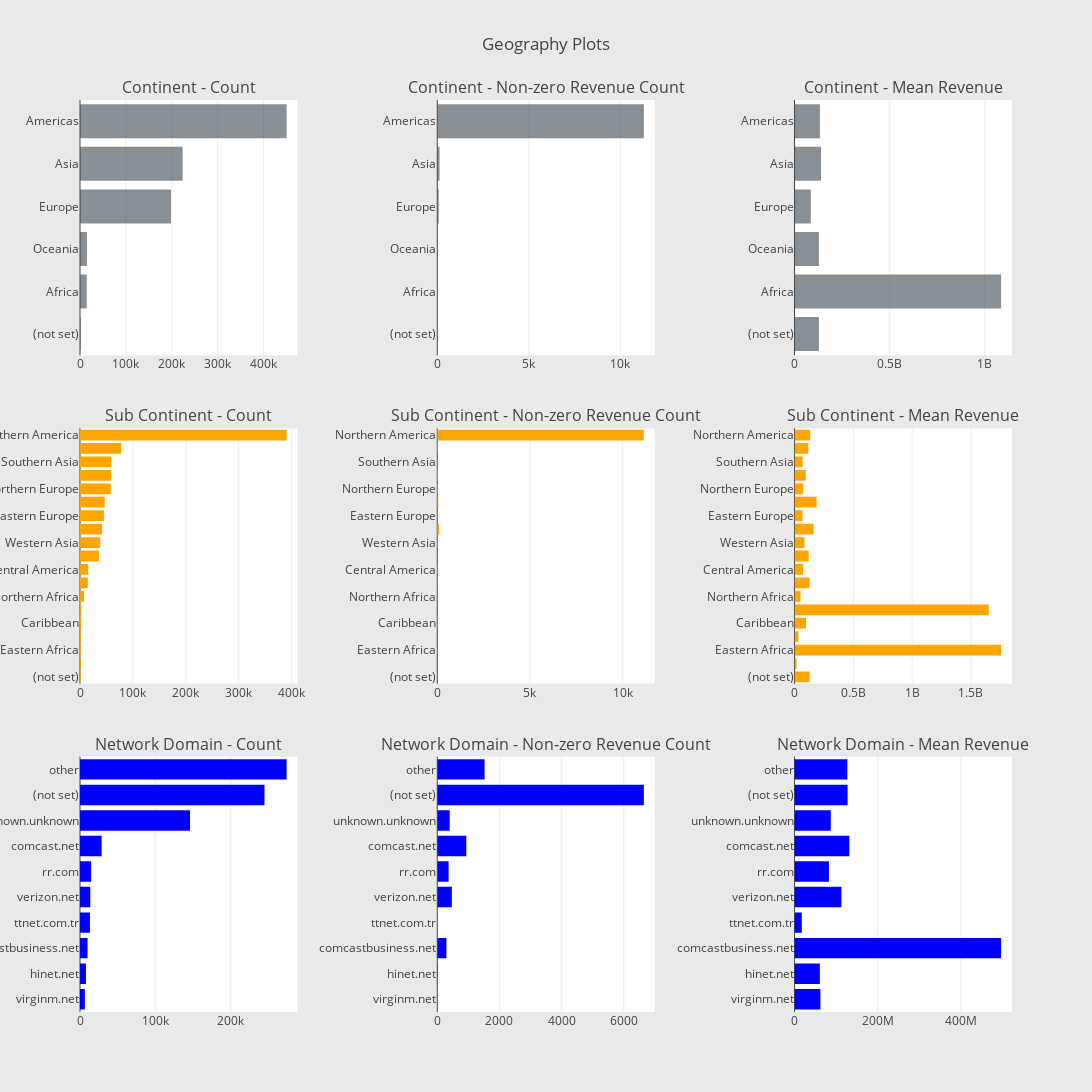

Notebook cell for this chart:
### Code cell
# Continent
cnt_srs = train_data.groupby('geoNetwork.continent')['totals.transactionRevenue'].agg(['size', 'count', 'mean'])
cnt_srs.columns = ["count", "count of non-zero revenue", "mean"]
cnt_srs = cnt_srs.sort_values(by="count", ascending=False)
trace1 = horizontal_bar_chart(cnt_srs["count"].head(10), 'rgba(58, 71, 80, 0.6)')
trace2 = horizontal_bar_chart(cnt_srs["count of non-zero revenue"].head(10), 'rgba(58, 71, 80, 0.6)')
trace3 = horizontal_bar_chart(cnt_srs["mean"].head(10), 'rgba(58, 71, 80, 0.6)')

# Sub-continent
cnt_srs = train_data.groupby('geoNetwork.subContinent')['totals.transactionRevenue'].agg(['size', 'count', 'mean'])
cnt_srs.columns = ["count", "count of non-zero revenue", "mean"]
cnt_srs = cnt_srs.sort_values(by="count", ascending=False)
trace4 = horizontal_bar_chart(cnt_srs["count"], 'orange')
trace5 = horizontal_bar_chart(cnt_srs["count of non-zero revenue"], 'orange')
trace6 = horizontal_bar_chart(cnt_srs["mean"], 'orange')

# Network domain
cnt_srs = train_data.groupby('geoNetwork.networkDomain')['totals.transactionRevenue'].agg(['size', 'count', 'mean'])
cnt_srs.columns = ["count", "count of non-zero revenue", "mean"]
cnt_srs = cnt_srs.sort_values(by="count", ascending=False)
trace7 = horizontal_bar_chart(cnt_srs["count"].head(10), 'blue')
trace8 = horizontal_bar_chart(cnt_srs["count of non-zero revenue"].head(10), 'blue')
trace9 = horizontal_bar_chart(cnt_srs["mean"].head(10), 'blue')

# Creating two subplots
fig = tools.make_subplots(rows=3, cols=3, vertical_spacing=0.08, horizontal_spacing=0.15, 
                          subplot_titles=["Continent - Count", "Continent - Non-zero Revenue Count", "Continent - Mean Revenue",
                                          "Sub Continent - Count",  "Sub Continent - Non-zero Revenue Count", "Sub Continent - Mean Revenue",
                                          "Network Domain - Count", "Network Domain - Non-zero Revenue Count", "Network Domain - Mean Revenue"])

fig.append_trace(trace1, 1, 1)
fig.append_trace(trace2, 1, 2)
fig.append_trace(trace3, 1, 3)
fig.append_trace(trace4, 2, 1)
fig.append_trace(trace5, 2, 2)
fig.append_trace(trace6, 2, 3)
fig.append_trace(trace7, 3, 1)
fig.append_trace(trace8, 3, 2)
fig.append_trace(trace9, 3, 3)

fig['layout'].update(height=1500, width=1200, paper_bgcolor='rgb(233,233,233)', title="Geography Plots")
py.iplot(fig, filename='geo-plots')

### Figure 1 — Plotly figure (JSON) as saved in the notebook; plotly's stock layout.template omitted (floating-point values rounded to 4 significant figures)
{"data": [{"marker": {"color": "rgba(58, 71, 80, 0.6)"}, "orientation": "h", "showlegend": false, "type": "bar", "uid": "55417462-e430-11e8-8eba-e68283060228", "x": [1468, 14745, 15054, 198311, 223698, 450377], "xaxis": "x", "y": ["(not set)", "Africa", "Oceania", "Europe", "Asia", "Americas"], "yaxis": "y"}, {"marker": {"color": "rgba(58, 71, 80, 0.6)"}, "orientation": "h", "showlegend": false, "type": "bar", "uid": "5543d6b4-e430-11e8-83ac-e68283060228", "x": [6, 8, 14, 79, 125, 11283], "xaxis": "x2", "y": ["(not set)", "Africa", "Oceania", "Europe", "Asia", "Americas"], "yaxis": "y2"}, {"marker": {"color": "rgba(58, 71, 80, 0.6)"}, "orientation": "h", "showlegend": false, "type": "bar", "uid": "5543d6b5-e430-11e8-a1b4-e68283060228", "x": [128300000.0, 1085970000, 128100000.0, 85410000.0, 139214720, 133400000.0], "xaxis": "x3", "y": ["(not set)", "Africa", "Oceania", "Europe", "Asia", "Americas"], "yaxis": "y3"}, {"marker": {"color": "orange"}, "orientation": "h", "showlegend": false, "type": "bar", "uid": "5543d6b6-e430-11e8-8f16-e68283060228", "x": [1468, 1769, 1927, 2169, 2406, 2573, 7683, 14893, 15583, 35780, 38443, 41731, 45249, 46919, 58168, 59114, 59321, 77800, 390657], "xaxis": "x4", "y": ["(not set)", "other", "Eastern Africa", "Southern Africa", "Caribbean", "Western Africa", "Northern Africa", "Australasia", "Central America", "Southern Europe", "Western Asia", "South America", "Eastern Europe", "Eastern Asia", "Northern Europe", "Western Europe", "Southern Asia", "Southeast Asia", "Northern America"], "yaxis": "y4"}, {"marker": {"color": "orange"}, "orientation": "h", "showlegend": false, "type": "bar", "uid": "55463908-e430-11e8-9607-e68283060228", "x": [6, 2, 3, 2, 16, 2, 1, 14, 26, 8, 21, 98, 14, 59, 27, 30, 11, 32, 11143], "xaxis": "x5", "y": ["(not set)", "other", "Eastern Africa", "Southern Africa", "Caribbean", "Western Africa", "Northern Africa", "Australasia", "Central America", "Southern Europe", "Western Asia", "South America", "Eastern Europe", "Eastern Asia", "Northern Europe", "Western Europe", "Southern Asia", "Southeast Asia", "Northern America"], "yaxis": "y5"}, {"marker": {"color": "orange"}, "orientation": "h", "showlegend": false, "type": "bar", "uid": "55463909-e430-11e8-816e-e68283060228", "x": [128300000.0, 17490000, 1756000000.0, 32850000, 97721875, 1651200000, 50960000, 128100000.0, 73290000.0, 120501250, 84810000.0, 162600000.0, 67630000.0, 187700000.0, 73850000.0, 94740000.0, 68600000.0, 117400000.0, 133300000.0], "xaxis": "x6", "y": ["(not set)", "other", "Eastern Africa", "Southern Africa", "Caribbean", "Western Africa", "Northern Africa", "Australasia", "Central America", "Southern Europe", "Western Asia", "South America", "Eastern Europe", "Eastern Asia", "Northern Europe", "Western Europe", "Southern Asia", "Southeast Asia", "Northern America"], "yaxis": "y6"}, {"marker": {"color": "blue"}, "orientation": "h", "showlegend": false, "type": "bar", "uid": "5546390a-e430-11e8-bd57-e68283060228", "x": [6414, 7919, 9985, 13228, 13637, 14827, 28743, 146034, 244881, 274224], "xaxis": "x7", "y": ["virginm.net", "hinet.net", "comcastbusiness.net", "ttnet.com.tr", "verizon.net", "rr.com", "comcast.net", "unknown.unknown", "(not set)", "other"], "yaxis": "y7"}, {"marker": {"color": "blue"}, "orientation": "h", "showlegend": false, "type": "bar", "uid": "5546390b-e430-11e8-a106-e68283060228", "x": [1, 11, 294, 1, 469, 364, 934, 400, 6645, 1522], "xaxis": "x8", "y": ["virginm.net", "hinet.net", "comcastbusiness.net", "ttnet.com.tr", "verizon.net", "rr.com", "comcast.net", "unknown.unknown", "(not set)", "other"], "yaxis": "y8"}, {"marker": {"color": "blue"}, "orientation": "h", "showlegend": false, "type": "bar", "uid": "55489b5a-e430-11e8-b2af-e68283060228", "x": [62270000, 60890000.0, 497100000.0, 17460000, 112800000.0, 82780000.0, 131900000.0, 87253850, 127700000.0, 127000000.0], "xaxis": "x9", "y": ["virginm.net", "hinet.net", "comcastbusiness.net", "ttnet.com.tr", "verizon.net", "rr.com", "comcast.net", "unknown.unknown", "(not set)", "other"], "yaxis": "y9"}], "layout": {"annotations": [{"font": {"size": 16}, "showarrow": false, "text": "Continent - Count", "x": 0.1167, "xanchor": "center", "xref": "paper", "y": 1, "yanchor": "bottom", "yref": "paper"}, {"font": {"size": 16}, "showarrow": false, "text": "Continent - Non-zero Revenue Count", "x": 0.5, "xanchor": "center", "xref": "paper", "y": 1, "yanchor": "bottom", "yref": "paper"}, {"font": {"size": 16}, "showarrow": false, "text": "Continent - Mean Revenue", "x": 0.8833, "xanchor": "center", "xref": "paper", "y": 1, "yanchor": "bottom", "yref": "paper"}, {"font": {"size": 16}, "showarrow": false, "text": "Sub Continent - Count", "x": 0.1167, "xanchor": "center", "xref": "paper", "y": 0.64, "yanchor": "bottom", "yref": "paper"}, {"font": {"size": 16}, "showarrow": false, "text": "Sub Continent - Non-zero Revenue Count", "x": 0.5, "xanchor": "center", "xref": "paper", "y": 0.64, "yanchor": "bottom", "yref": "paper"}, {"font": {"size": 16}, "showarrow": false, "text": "Sub Continent - Mean Revenue", "x": 0.8833, "xanchor": "center", "xref": "paper", "y": 0.64, "yanchor": "bottom", "yref": "paper"}, {"font": {"size": 16}, "showarrow": false, "text": "Network Domain - Count", "x": 0.1167, "xanchor": "center", "xref": "paper", "y": 0.28, "yanchor": "bottom", "yref": "paper"}, {"font": {"size": 16}, "showarrow": false, "text": "Network Domain - Non-zero Revenue Count", "x": 0.5, "xanchor": "center", "xref": "paper", "y": 0.28, "yanchor": "bottom", "yref": "paper"}, {"font": {"size": 16}, "showarrow": false, "text": "Network Domain - Mean Revenue", "x": 0.8833, "xanchor": "center", "xref": "paper", "y": 0.28, "yanchor": "bottom", "yref": "paper"}], "height": 1500, "paper_bgcolor": "rgb(233,233,233)", "title": "Geography Plots", "width": 1200, "xaxis": {"anchor": "y", "domain": [0, 0.2333]}, "xaxis2": {"anchor": "y2", "domain": [0.3833, 0.6167]}, "xaxis3": {"anchor": "y3", "domain": [0.7667, 1.0]}, "xaxis4": {"anchor": "y4", "domain": [0, 0.2333]}, "xaxis5": {"anchor": "y5", "domain": [0.3833, 0.6167]}, "xaxis6": {"anchor": "y6", "domain": [0.7667, 1.0]}, "xaxis7": {"anchor": "y7", "domain": [0, 0.2333]}, "xaxis8": {"anchor": "y8", "domain": [0.3833, 0.6167]}, "xaxis9": {"anchor": "y9", "domain": [0.7667, 1.0]}, "yaxis": {"anchor": "x", "domain": [0.72, 1]}, "yaxis2": {"anchor": "x2", "domain": [0.72, 1]}, "yaxis3": {"anchor": "x3", "domain": [0.72, 1]}, "yaxis4": {"anchor": "x4", "domain": [0.36, 0.64]}, "yaxis5": {"anchor": "x5", "domain": [0.36, 0.64]}, "yaxis6": {"anchor": "x6", "domain": [0.36, 0.64]}, "yaxis7": {"anchor": "x7", "domain": [0, 0.28]}, "yaxis8": {"anchor": "x8", "domain": [0, 0.28]}, "yaxis9": {"anchor": "x9", "domain": [0, 0.28]}}}
